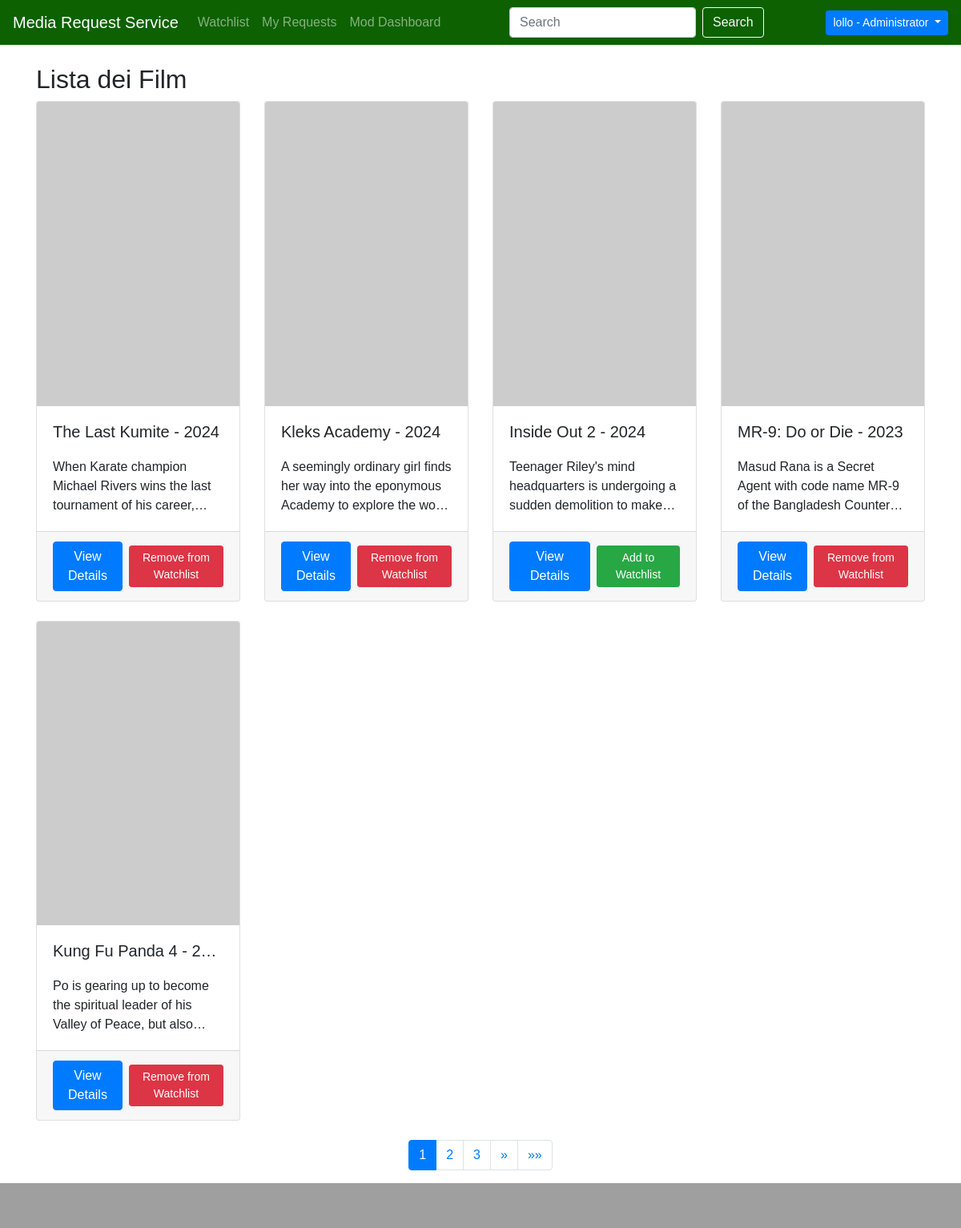
The app's page / (signed in), older data.
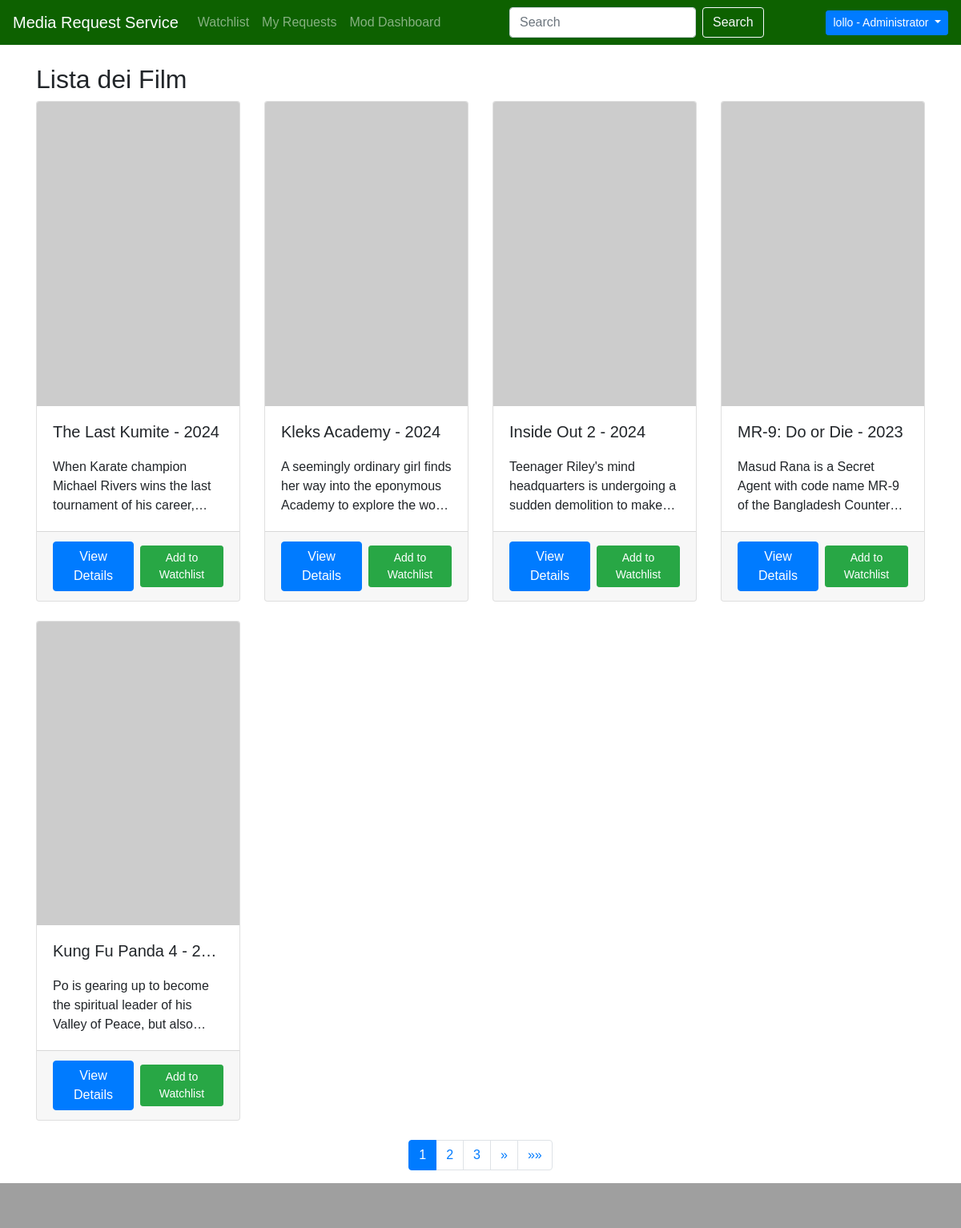
The same page, newer data.
### movieapp/models.py (models this page shows, shortened)
class Movie(models.Model):
    tmdb_id = models.IntegerField(primary_key=True)  # useful to retrieve data from TMDB APIs
    title = models.CharField(max_length=100)
    year = models.IntegerField(null=True)
    description = models.TextField(max_length=1000)
    genre = models.CharField(max_length=100)
    available = models.BooleanField(default=False)
    @property
    def poster_url(self):
        api_key = '5dbf33ab1210565bba9d880c176bf3d8'
        base_url = f'https://api.themoviedb.org/3/movie/{self.tmdb_id}?api_key={api_key}'
        try:
            response = requests.get(base_url)
            data = response.json()
            if 'poster_path' in data and data['poster_path']:
                poster_path = data['poster_path']
                poster_url = f'https://image.tmdb.org/t/p/w154{poster_path}'
                return poster_url
            else:
                return None
        except requests.exceptions.RequestException as e:
            print('Error in API request:', e)
            return None
    class Meta:
        ordering = ["-pk"]
        verbose_name_plural = 'Movies'

### movieapp/views.py (the view)
# urls.py: path(r'', MovieListView.as_view(), name='home'),
class MovieListView(ListView):
    model = Movie
    template_name = 'movie_list.html'
    paginate_by = 5

### movieapp/templates/movie_list.html (shortened to what this page needs)
{% extends 'GPT_home.html' %}
{% block content %}
<div class="container mt-4">
    <h2>Lista dei Film</h2>
    <div class="row">
        {% for movie in page_obj %}
        <div class="col-lg-3 col-md-4 mb-4">
            <div class="card h-100" id="{{ movie.tmdb_id }}">
                {% if movie.poster_url %}
                <img src="{{ movie.poster_url }}" class="card-img-top" alt="Poster del film">
                {% else %}
                <img src="https://via.placeholder.com/300x450" class="card-img-top" alt="Immagine non disponibile">
                {% endif %}
                <div class="card-body">
                    <h5 class="card-title text-truncate">{{ movie.title }} - {{ movie.year }}</h5>
                    <p class="card-text multi-line-text-truncate">{{ movie.description }}</p>
                </div>
                <div class="card-footer">
                    <div class="d-flex justify-content-between align-items-center">
                        <a href="{% url 'movieapp:movie_detail' movie.pk page_obj.number %}" class="btn btn-primary">View Details</a>
                        {% if request.user.is_authenticated %}
                            {% if movie in request.user.profile.watchlisted.all %}
                                <button class="watchlist-btn btn btn-danger btn-sm ml-2" data-movie-id="{{ movie.tmdb_id }}">Remove from Watchlist</button>
                            {% else %}
                                <button class="watchlist-btn btn btn-success btn-sm ml-2" data-movie-id="{{ movie.tmdb_id }}">Add to Watchlist</button>
                            {% endif %}
                        {% endif %}
                    </div>
                </div>
            </div>
        </div>
        {% endfor %}
    </div>
    {% include 'navigation/pagination_buttons.html' %}
</div>
{% endblock %}

Row changes from the older to the newer data that the page shows:
changed Movie "The Last Kumite": text "Remove from Watchlist" → "Add to Watchlist"
computed for Movie "Kleks Academy": text "Remove from Watchlist" → "Add to Watchlist"
computed for Movie "MR-9: Do or Die": text "Remove from Watchlist" → "Add to Watchlist"
computed for Movie "Kung Fu Panda 4": text "Remove from Watchlist" → "Add to Watchlist"
